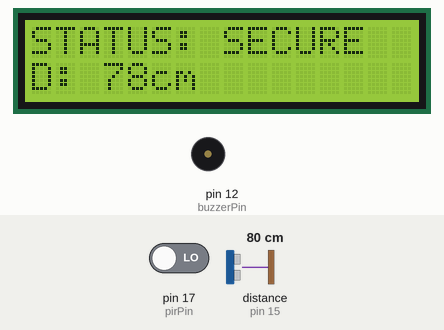
The sketch below on a simulated Arduino Uno, built with avr-gcc and run on an emulated ATmega328P. On the bench: 16×2 character LCD, buzzer (waves = sounding, pin HIGH). Wiring (inferred from the names in the program): ultrasonic range finder: trigger pin 14; echo pin 15. Inputs (shaded band) come from the test bench; at power-on: distance to the obstacle (sensor on pin 15) 80 cm, pin 17 (pirPin) LOW. The echo pulse lasts 58.3 µs per cm; pins used as bus, display or sensor lines are not drawn; what the sketch prints to the serial monitor is not drawn.

Above: at 3.7 s.
3.8 s: distance to the obstacle (sensor on pin 15) set to 53 cm
At 5.1 s:
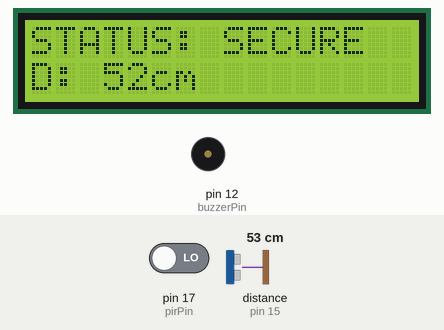
5.7 s: distance to the obstacle (sensor on pin 15) set to 46 cm
At 6.5 s:
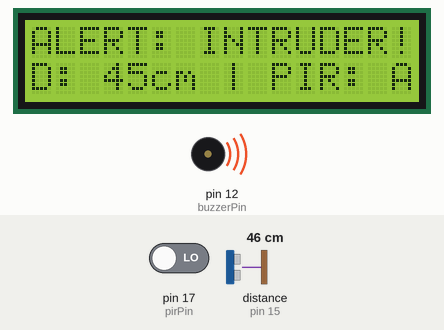
7.3 s: distance to the obstacle (sensor on pin 15) set to 2 cm
At 8.0 s:
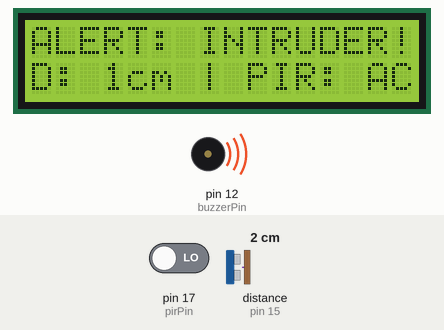
8.9 s: distance to the obstacle (sensor on pin 15) set to 60 cm
At 10.2 s:
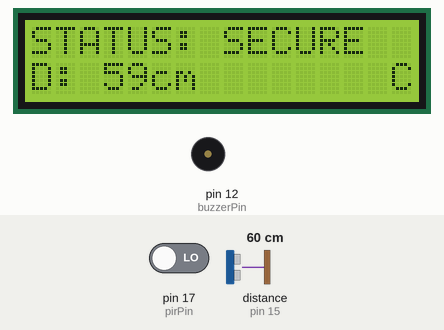
10.5 s: distance to the obstacle (sensor on pin 15) set to 120 cm
At 11.8 s:
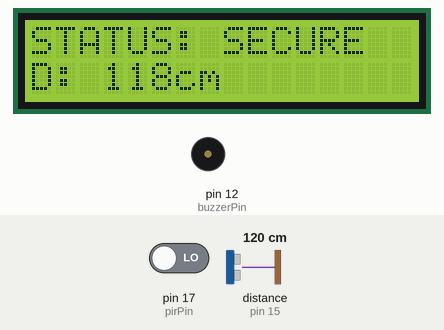
12.1 s: pin 17 (pirPin) driven HIGH
At 12.7 s:
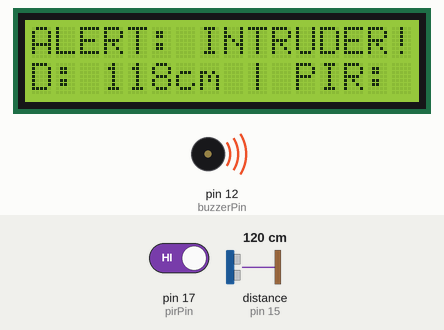
Timing chart, 0 to 14.7 s (numbered marks = the images above; inputs shaded):
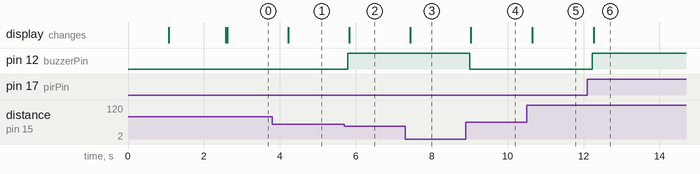

Measured:
- the behaviour switches between 51 and 50 cm on distance to the obstacle (sensor on pin 15) (found by bisection; images 1 and 2)
- after the input at 3.8 s, the display: changes after 0.42 s (image 1)
- after the input at 5.7 s, pin 12 (buzzerPin): LOW → HIGH after 0.10 s; the display: changes after 0.13 s (image 2)
- after the input at 7.3 s, the display: changes after 0.13 s (image 3)
- after the input at 8.9 s, pin 12 (buzzerPin): HIGH → LOW after 0.11 s; the display: changes after 0.14 s (image 4)
- after the input at 10.5 s, the display: changes after 0.14 s (image 5)
- after the input at 12.1 s, pin 12 (buzzerPin): LOW → HIGH after 0.13 s; the display: changes after 0.16 s (image 6)

The sketch:

Task_01_Sounding_Sentry_Guard.ino
```cpp
#include <Wire.h>
#include <LiquidCrystal_I2C.h>

const int trigPin = 14;
const int echoPin = 15;
const int pirPin = 17;
const int buzzerPin = 12;

LiquidCrystal_I2C lcd(0x27, 16, 2);

void setup() {
  Serial.begin(115200);
  delay(1000);

  pinMode(trigPin, OUTPUT);
  pinMode(echoPin, INPUT);
  pinMode(pirPin, INPUT);
  pinMode(buzzerPin, OUTPUT);

  // Initialize Buzzer to OFF
  digitalWrite(buzzerPin, LOW);

  Wire.begin();
  lcd.init();
  lcd.backlight();
  lcd.print("Sentry Guard ON");
  delay(1500);
  lcd.clear();
}

void loop() {
  // Trigger the HC-SR04 sensor
  digitalWrite(trigPin, LOW);
  delayMicroseconds(2);
  digitalWrite(trigPin, HIGH);
  delayMicroseconds(10);
  digitalWrite(trigPin, LOW);

  // Measure the Echo duration in microseconds
  long duration = pulseIn(echoPin, HIGH);

  // Calculate distance in cm
  int distance = duration * 0.034 / 2;

  // Read the PIR sensor state
  int motionDetected = digitalRead(pirPin);

  lcd.setCursor(0, 0);

  // Alarm Condition: Motion detected OR target closer than 50 cm
  if (motionDetected == HIGH || (distance > 0 && distance < 50)) {
    digitalWrite(buzzerPin, HIGH);

    lcd.print("ALERT: INTRUDER!");
    lcd.setCursor(0, 1);
    lcd.print("D: ");
    lcd.print(distance);
    lcd.print("cm | PIR: ACT");

    Serial.print("ALARM - Intruder Detected! Distance: ");
    Serial.print(distance);
    Serial.print(" cm | Motion: ");
    Serial.println(motionDetected);
  } else {
    digitalWrite(buzzerPin, LOW);

    lcd.print("STATUS: SECURE  ");
    lcd.setCursor(0, 1);
    lcd.print("D: ");
    if (distance > 400 || distance <= 0) {
      lcd.print("Out of range ");
    } else {
      lcd.print(distance);
      lcd.print("cm        ");
    }

    Serial.print("Secure - Distance: ");
    Serial.print(distance);
    Serial.print(" cm | Motion: ");
    Serial.println(motionDetected);
  }

  delay(500);
}
```
